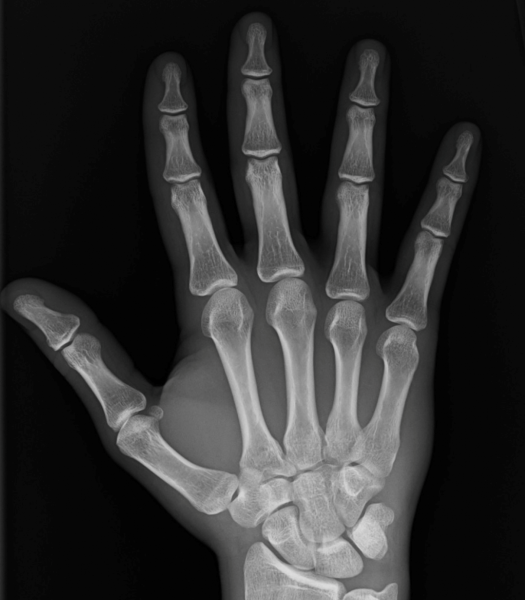
#> input picture Edge Detection/InputImages/hand.png, 1050 x 1200 px, found by its file name (shown at 1/2 size)
$ python script.py   (older library calls are emulated)
#> lines starting #> are read from the running program, lines starting #| are printed output that depends on the picture; after the words box and inside, x2 and y2 are one past the last pixel; in counts of white or black regions, pixels touching at a corner belong together
import cv2
import matplotlib.pyplot as plt
import numpy as np

path_input = "Image Processing\TP3\InputImages\hand.png"
input_img = cv2.imread(path_input)
#> input_img is the input picture: shape (1200, 1050, 3); mean B, G, R 47.5, 47.5, 47.5
resized_img = cv2.resize(input_img, (300, 300))
blur_img = cv2.GaussianBlur(resized_img, (13, 13), 0)
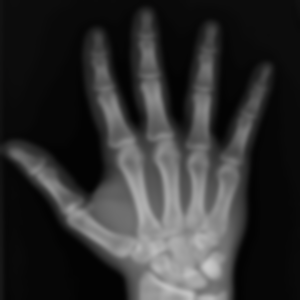
#> blur_img: shape (300, 300, 3); mean B, G, R 47.6, 47.6, 47.6

# Apply Canny edge detection
Canny_edges = cv2.Canny(blur_img, threshold1=100, threshold2=100)
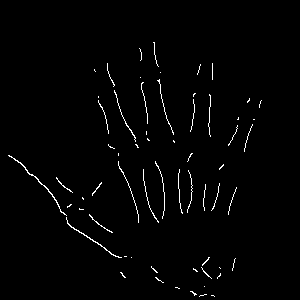
#> Canny_edges: shape (300, 300); 1.5% white in thin lines or dots, all inside (x1, y1, x2, y2) = (8, 42, 262, 297)

# Sobel edge detection
sobel_x = cv2.Sobel(blur_img, cv2.CV_64F, 1, 0, ksize=3)
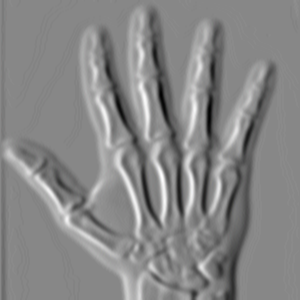
#> sobel_x: shape (300, 300, 3) float64; mean B, G, R -0.2, -0.2, -0.2; drawn with min black and max white
sobel_y = cv2.Sobel(blur_img, cv2.CV_64F, 0, 1, ksize=3)
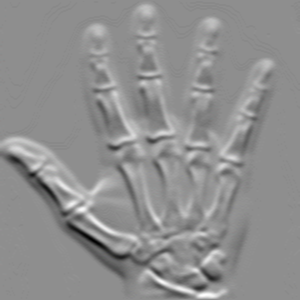
#> sobel_y: shape (300, 300, 3) float64; mean B, G, R 1.2, 1.2, 1.2; drawn with min black and max white
sobel_edges = cv2.addWeighted(sobel_x, 0.5, sobel_y, 0.5, 0)
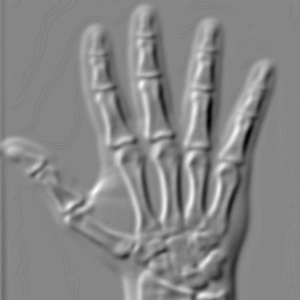
#> sobel_edges: shape (300, 300, 3) float64; mean B, G, R 0.5, 0.5, 0.5; drawn with min black and max white

# Prewitt edge detection
kernel_prewitt_x = np.array([[-1, 0, 1], [-1, 0, 1], [-1, 0, 1]])
kernel_prewitt_y = np.array([[-1, -1, -1], [0, 0, 0], [1, 1, 1]])
prewitt_x = cv2.filter2D(blur_img, -1, kernel_prewitt_x)
prewitt_y = cv2.filter2D(blur_img, -1, kernel_prewitt_y)
prewitt_edges = cv2.addWeighted(prewitt_x, 0.5, prewitt_y, 0.5, 0)

# Roberts edge detection
kernel_roberts_x = np.array([[1, 0], [0, -1]])
kernel_roberts_y = np.array([[0, 1], [-1, 0]])
roberts_x = cv2.filter2D(blur_img, -1, kernel_roberts_x)
roberts_y = cv2.filter2D(blur_img, -1, kernel_roberts_y)
roberts_edges = cv2.addWeighted(roberts_x, 0.5, roberts_y, 0.5, 0)

# Laplacian edge detection
laplacian_edges = cv2.Laplacian(blur_img, cv2.CV_64F)
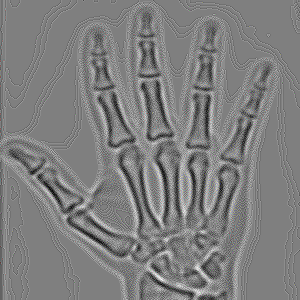
#> laplacian_edges: shape (300, 300, 3) float64; mean B, G, R -0.00242, -0.00239, -0.00231; drawn with min black and max white

# Display images using Matplotlib
plt.figure(figsize=(8, 4))

plt.subplot(2, 3, 1)
plt.xticks([])
plt.yticks([])
plt.imshow(resized_img)
cv2.imwrite(
    'Image Processing\TP3\OutputImages\\resized_img.jpg', resized_img)
plt.title("Original Image")

plt.subplot(2, 3, 2)
plt.xticks([])
plt.yticks([])
plt.imshow(Canny_edges, cmap='gray')
cv2.imwrite(
    'Image Processing\TP3\OutputImages\\Canny_edges.jpg', Canny_edges)
plt.title("Canny Edges")

plt.subplot(2, 3, 3)
plt.xticks([])
plt.yticks([])
plt.imshow(sobel_edges, cmap='gray')
cv2.imwrite(
    'Image Processing\TP3\OutputImages\\sobel_edges.jpg', sobel_edges)
plt.title("Sobel Edges")

plt.subplot(2, 3, 4)
plt.xticks([])
plt.yticks([])
plt.imshow(prewitt_edges, cmap='gray')
cv2.imwrite(
    'Image Processing\TP3\OutputImagess\\prewitt_edges.jpg', prewitt_edges)
plt.title("Prewitt Edges")

plt.subplot(2, 3, 5)
plt.xticks([])
plt.yticks([])
plt.imshow(roberts_edges, cmap='gray')
cv2.imwrite(
    'Image Processing\TP3\OutputImages\\roberts_edges.jpg', roberts_edges)
plt.title("Roberts Edges")

plt.subplot(2, 3, 6)
plt.xticks([])
plt.yticks([])
plt.imshow(laplacian_edges, cmap='gray')
cv2.imwrite(
    'Image Processing\TP3\OutputImages\\laplacian_edges.jpg', laplacian_edges)
plt.title("Laplacian Edges")

plt.tight_layout()
plt.show()
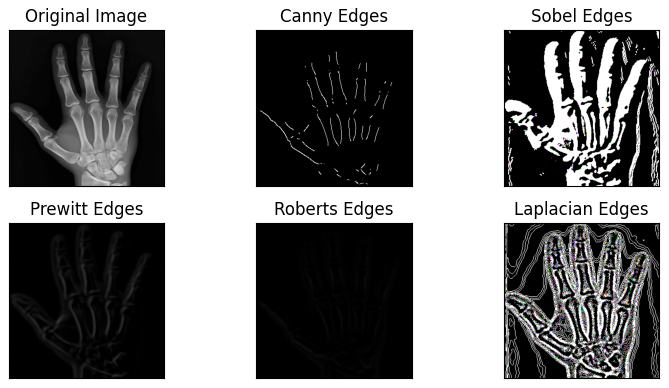
#> figure drawn by matplotlib, 6 panels; B, G, R data is drawn as R, G, B

$ run again, with Edge Detection/InputImages/cat.jpg saved as Edge Detection/InputImages/hand.png
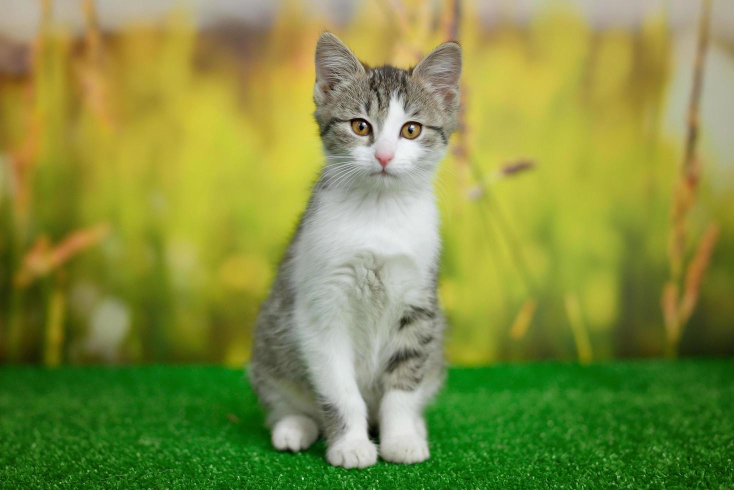
#> input picture Edge Detection/InputImages/cat.jpg, 1468 x 980 px, found by its file name (shown at 1/2 size)
#> input_img is the input picture: shape (980, 1468, 3); mean B, G, R 65.9, 142.6, 129.7
#> `Canny_edges = cv2.Canny(blur_img, threshold1=100, threshold2=100)`:
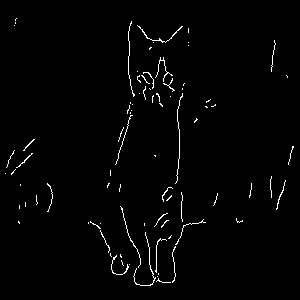
#> Canny_edges: shape (300, 300); 1.6% white in thin lines or dots, all inside (x1, y1, x2, y2) = (5, 18, 294, 286)
#> `laplacian_edges = cv2.Laplacian(blur_img, cv2.CV_64F)`:
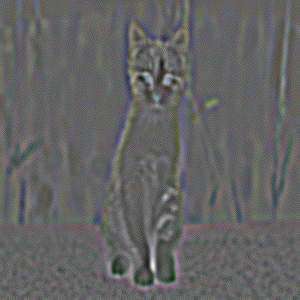
#> laplacian_edges: shape (300, 300, 3) float64; mean B, G, R -0.000211, 0.00118, 0.00158; drawn with min black and max white

$ run again, with Edge Detection/InputImages/cat2.jpg saved as Edge Detection/InputImages/hand.png
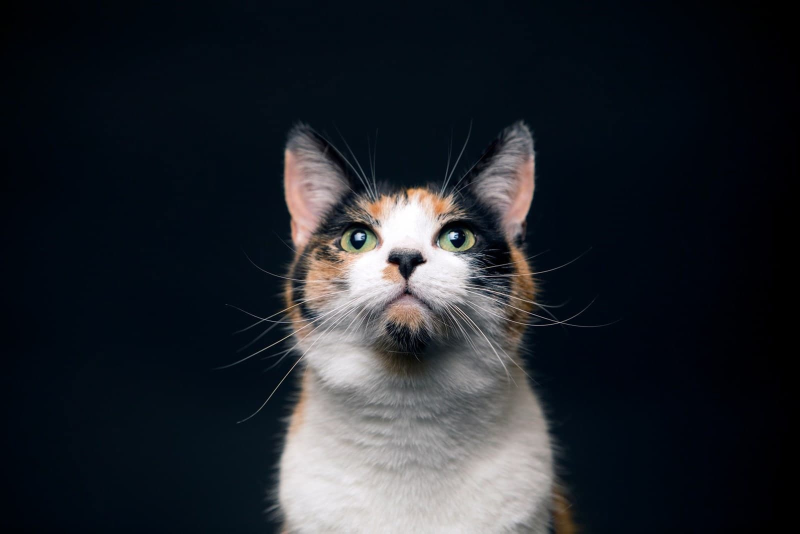
#> input picture Edge Detection/InputImages/cat2.jpg, 1600 x 1067 px, found by its file name (shown at 1/2 size)
#> input_img is the input picture: shape (1067, 1600, 3); mean B, G, R 44.5, 38.4, 34.2
#> `Canny_edges = cv2.Canny(blur_img, threshold1=100, threshold2=100)`:
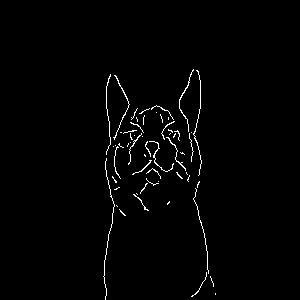
#> Canny_edges: shape (300, 300); 1.4% white in thin lines or dots, all inside (x1, y1, x2, y2) = (103, 69, 216, 300)
#> `laplacian_edges = cv2.Laplacian(blur_img, cv2.CV_64F)`:
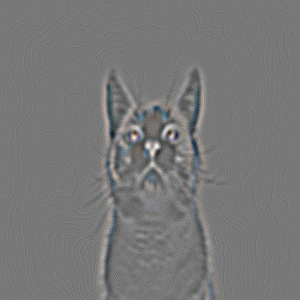
#> laplacian_edges: shape (300, 300, 3) float64; mean B, G, R 0.000611, 0.000267, 0.000133; drawn with min black and max white
